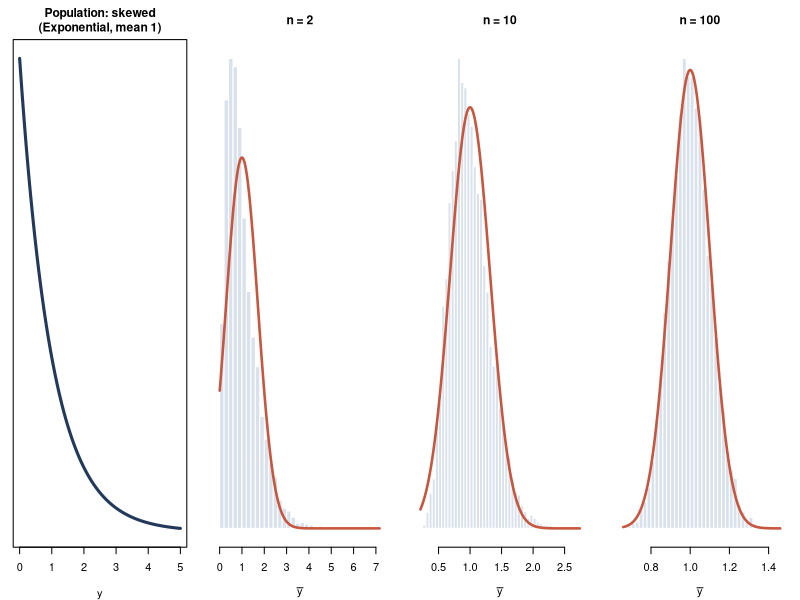
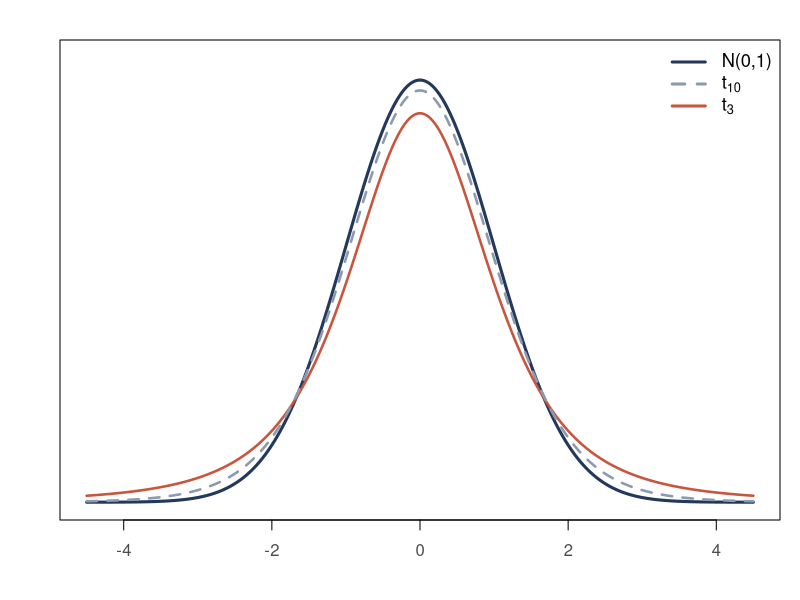
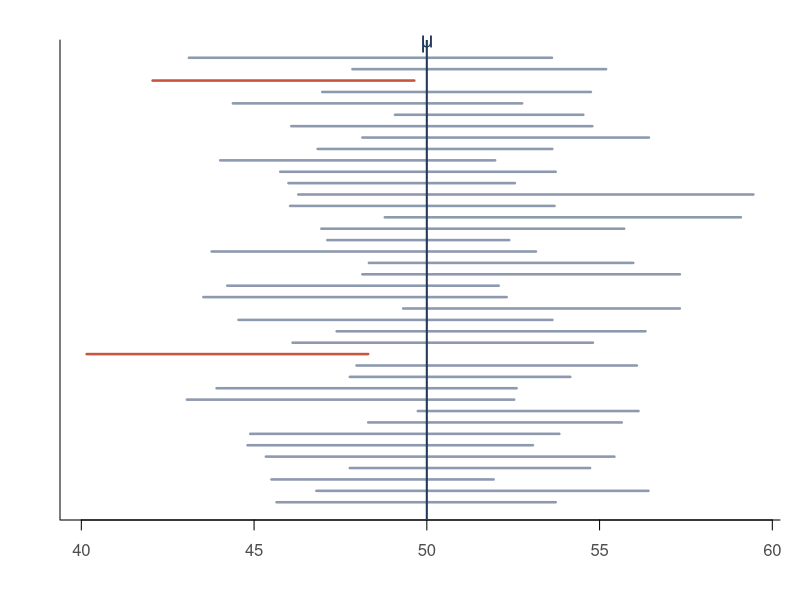
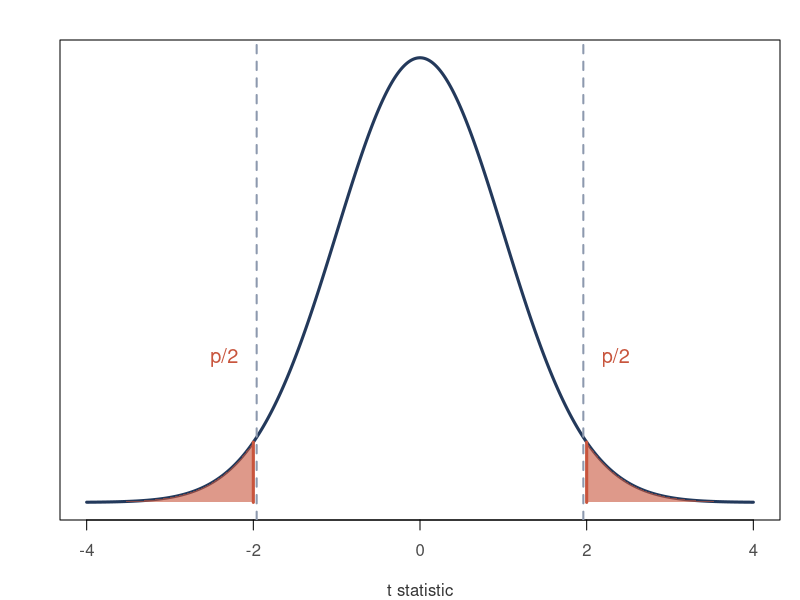
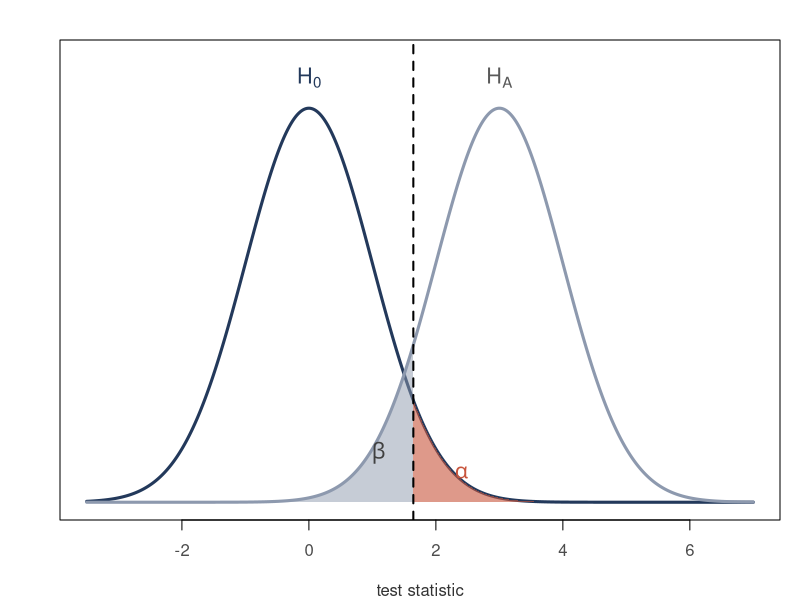
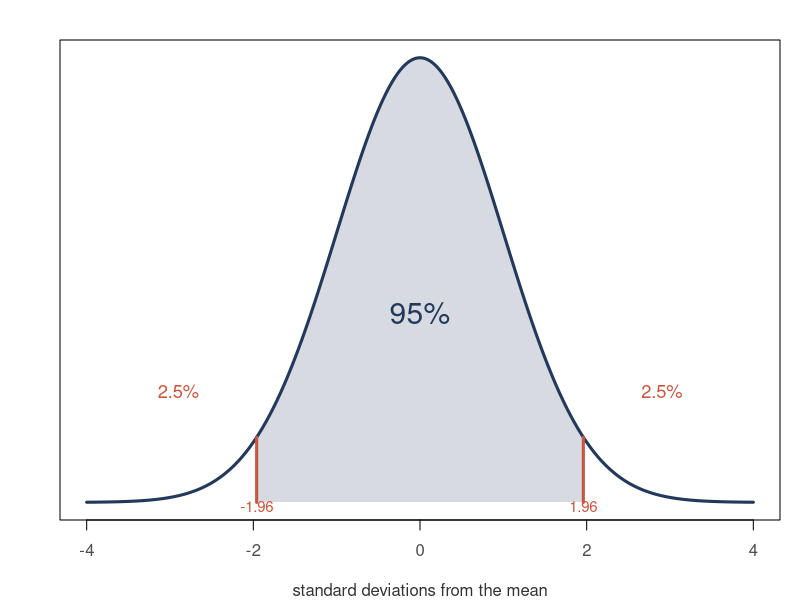
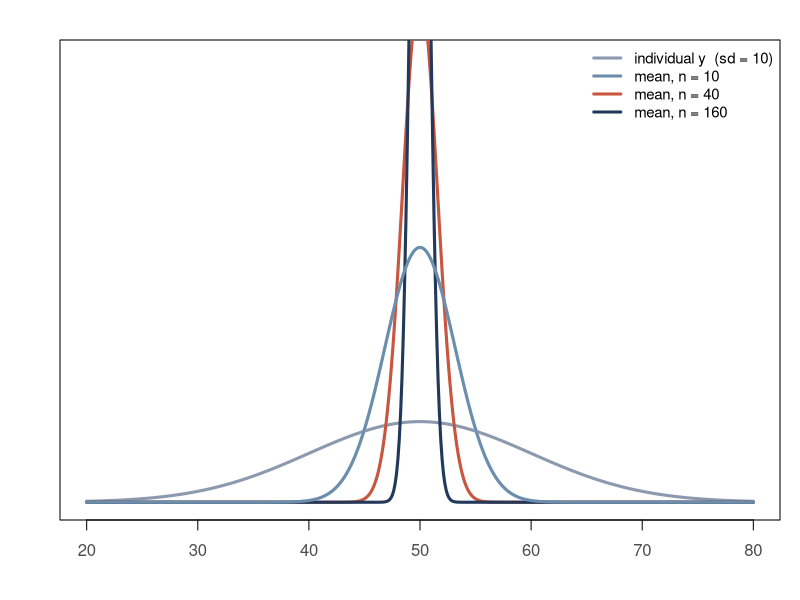

Here is the R script that generated these plots, in order:
# Figures for the TA session slides. Run from this folder: Rscript make_figs.R
navy <- "#23395B"; red <- "#C8553D"; grey <- "#8D99AE"; light <- "#D9E2EC"
dir.create("figs", showWarnings = FALSE)
op <- function() par(mar = c(4, 3, 2, 1), family = "Helvetica", col.axis = "grey30", col.lab = "grey20")

# 1. CLT: skewed population -> sampling distribution of the mean
set.seed(7)
pdf("figs/clt.pdf", width = 10, height = 3.4)
par(mfrow = c(1, 4), mar = c(4, 1, 3, 1), family = "Helvetica")
x <- seq(0, 5, length.out = 300)
plot(x, dexp(x), type = "l", lwd = 3, col = navy, yaxt = "n", ylab = "", xlab = "y",
     main = "Population: skewed\n(Exponential, mean 1)", cex.main = 1.1)
for (n in c(2, 10, 100)) {
  m <- replicate(10000, mean(rexp(n)))
  hist(m, breaks = 40, col = light, border = "white", yaxt = "n", ylab = "", freq = FALSE,
       xlab = expression(bar(y)), main = paste0("n = ", n), cex.main = 1.1)
  xx <- seq(min(m), max(m), length.out = 200)
  lines(xx, dnorm(xx, 1, 1 / sqrt(n)), col = red, lwd = 2.5)
}
dev.off()

# 2. t vs normal
pdf("figs/t_vs_z.pdf", width = 6.5, height = 3.6)
op(); x <- seq(-4.5, 4.5, length.out = 400)
plot(x, dnorm(x), type = "l", lwd = 3, col = navy, ylab = "", xlab = "", yaxt = "n", ylim = c(0, .42))
lines(x, dt(x, 3), lwd = 2.5, col = red); lines(x, dt(x, 10), lwd = 2.5, col = grey, lty = 2)
legend("topright", c("N(0,1)", expression(t[10]), expression(t[3])), col = c(navy, grey, red),
       lwd = 3, lty = c(1, 2, 1), bty = "n", cex = 1.1)
dev.off()

# 3. CI coverage: 40 intervals
set.seed(5)
pdf("figs/ci_coverage.pdf", width = 6.5, height = 4)
op(); N <- 40; n <- 25; mu <- 50
res <- t(replicate(N, { y <- rnorm(n, mu, 10); m <- mean(y); e <- qt(.975, n - 1) * sd(y) / sqrt(n); c(m - e, m + e) }))
miss <- res[, 1] > mu | res[, 2] < mu
plot(NA, xlim = range(res), ylim = c(1, N), yaxt = "n", ylab = "sample", xlab = "", bty = "l")
segments(res[, 1], 1:N, res[, 2], 1:N, lwd = 2.5, col = ifelse(miss, red, grey))
abline(v = mu, lwd = 2, col = navy)
text(mu, N + 1.2, expression(mu), col = navy, xpd = NA, cex = 1.3)
dev.off()
cat("missed:", sum(miss), "of", N, "\n")

# 4. p-value, two-sided, t = 2.0
pdf("figs/pvalue.pdf", width = 6.5, height = 3.6)
op(); x <- seq(-4, 4, length.out = 500); tt <- 2.0
plot(x, dnorm(x), type = "l", lwd = 3, col = navy, ylab = "", xlab = "t statistic", yaxt = "n")
for (s in c(-1, 1)) { xs <- seq(tt, 4, length.out = 100) * s
  polygon(c(xs[1], xs, xs[100]), c(0, dnorm(xs), 0), col = adjustcolor(red, .6), border = NA) }
abline(v = c(-1.96, 1.96), lty = 2, col = grey, lwd = 2)
segments(c(-tt, tt), 0, c(-tt, tt), dnorm(tt), col = red, lwd = 3)
text(tt + .35, .13, "p/2", col = red, cex = 1.2); text(-tt - .35, .13, "p/2", col = red, cex = 1.2)
dev.off()

# 5. Type I / II errors
pdf("figs/errors.pdf", width = 7, height = 3.6)
op(); x <- seq(-3.5, 7, length.out = 600); cc <- 1.645
plot(x, dnorm(x), type = "l", lwd = 3, col = navy, ylab = "", xlab = "test statistic", yaxt = "n", ylim = c(0, .45))
lines(x, dnorm(x, 3), lwd = 3, col = grey)
xa <- seq(cc, 7, length.out = 100); polygon(c(cc, xa, 7), c(0, dnorm(xa), 0), col = adjustcolor(red, .6), border = NA)
xb <- seq(-3.5, cc, length.out = 100); polygon(c(-3.5, xb, cc), c(0, dnorm(xb, 3), 0), col = adjustcolor(grey, .5), border = NA)
abline(v = cc, lty = 2, lwd = 2)
text(0, .43, expression(H[0]), col = navy, cex = 1.3); text(3, .43, expression(H[A]), col = "grey35", cex = 1.3)
text(2.4, .03, expression(alpha), col = red, cex = 1.3); text(1.1, .05, expression(beta), col = "grey25", cex = 1.3)
dev.off()

# 6. Central 95% of the standard normal (where 1.96 comes from)
pdf("figs/normal95.pdf", width = 6.5, height = 3.4)
op(); x <- seq(-4, 4, length.out = 500)
plot(x, dnorm(x), type = "l", lwd = 3, col = navy, ylab = "", xlab = "standard deviations from the mean", yaxt = "n")
xs <- seq(-1.96, 1.96, length.out = 200); polygon(c(-1.96, xs, 1.96), c(0, dnorm(xs), 0), col = adjustcolor(navy, .18), border = NA)
segments(c(-1.96, 1.96), 0, c(-1.96, 1.96), dnorm(1.96), col = red, lwd = 3)
text(0, .17, "95%", cex = 1.8, col = navy); text(-2.9, .1, "2.5%", col = red, cex = 1.1); text(2.9, .1, "2.5%", col = red, cex = 1.1)
mtext("-1.96", 1, at = -1.96, line = -1.2, col = red, cex = .9); mtext("1.96", 1, at = 1.96, line = -1.2, col = red, cex = .9)
dev.off()

# 7. Population spread vs spread of the sample mean
pdf("figs/se_n.pdf", width = 6.5, height = 3.4)
op(); x <- seq(20, 80, length.out = 500)
plot(x, dnorm(x, 50, 10), type = "l", lwd = 3, col = grey, ylab = "", xlab = "", yaxt = "n", ylim = c(0, .22))
for (i in 1:3) { n <- c(10, 40, 160)[i]; lines(x, dnorm(x, 50, 10 / sqrt(n)), lwd = 3, col = c(light, red, navy)[i]) }
lines(x, dnorm(x, 50, 10 / sqrt(10)), lwd = 3, col = "#6C8EAD")
legend("topright", c("individual y  (sd = 10)", "mean, n = 10", "mean, n = 40", "mean, n = 160"),
       col = c(grey, "#6C8EAD", red, navy), lwd = 3, bty = "n", cex = .9)
dev.off()
